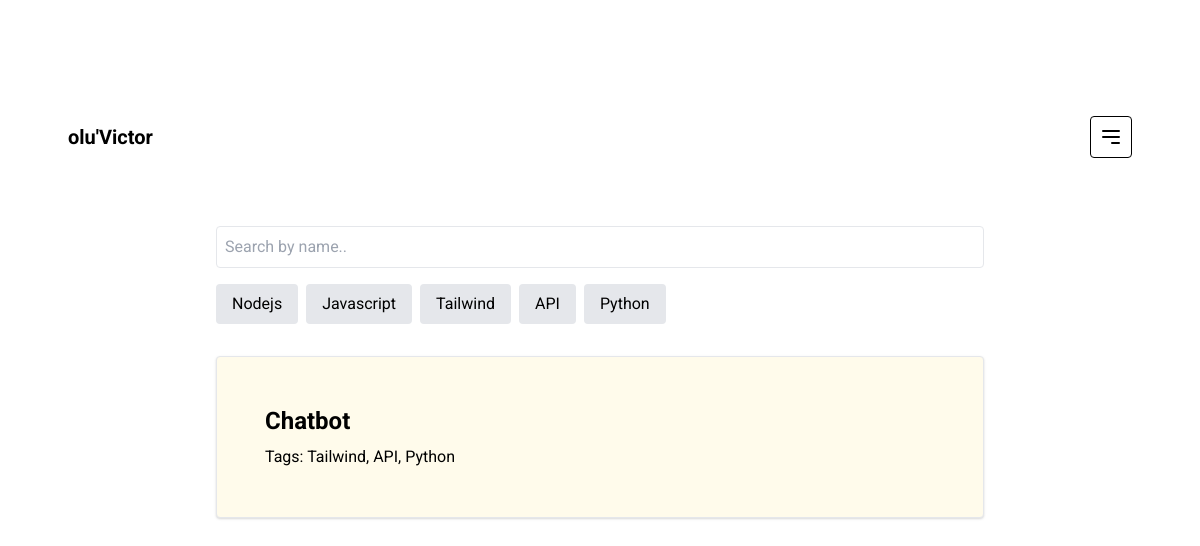
/projectlist/, run on an earlier commit of the app's database.
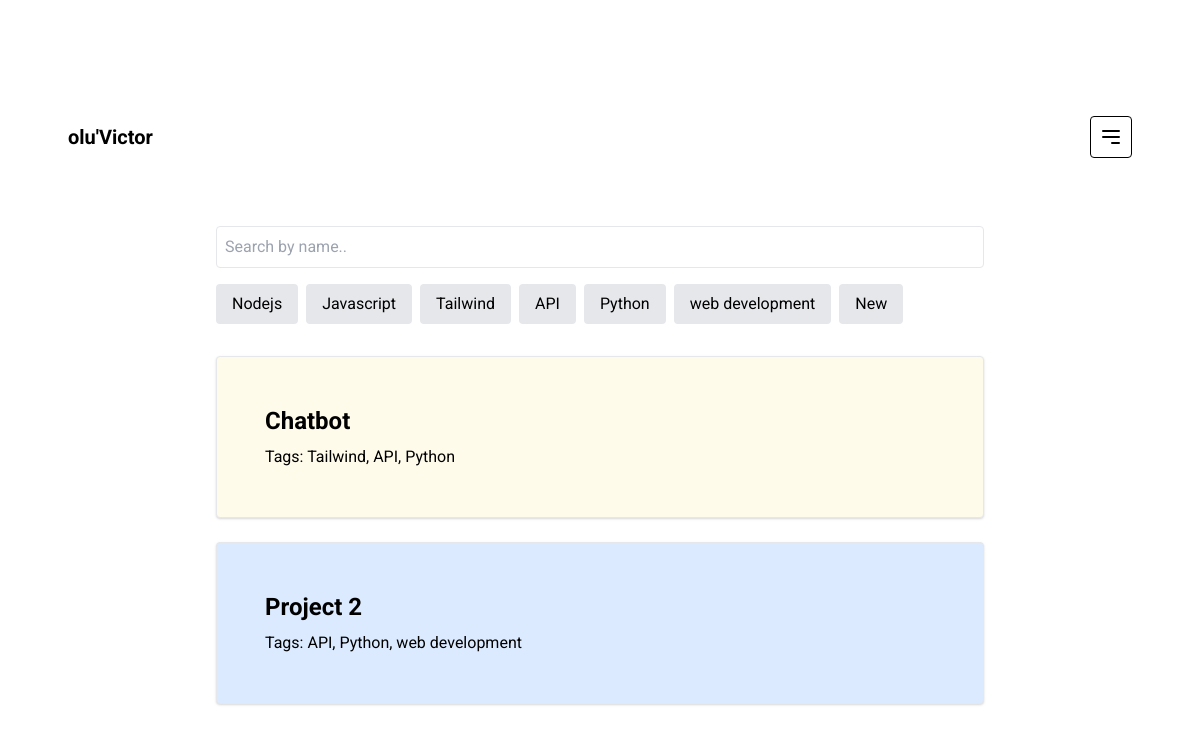
And on a later commit of the database.
### main/models.py (models this page shows, shortened)
class Tag(models.Model):
    name = models.CharField(max_length=100, unique=True)
    def __str__(self):
        return self.name

class Project(models.Model):
    title = models.CharField(max_length=200)
    description = models.TextField()
    tags = models.ManyToManyField(Tag, related_name="projects")
    link = models.URLField(max_length=200, blank=True)

### main/views.py (the view)
# urls.py: path('projectlist/', views.projectlist, name='projectlist'),
def projectlist(request):
    projects = Project.objects.prefetch_related('images').all()
    tags = Tag.objects.all()
    return render(request, 'projectlist.html', {'projects': projects, 'tags': tags})

### main/templates/projectlist.html (shortened to what this page needs)
{% load static %}
<!DOCTYPE html>
<html lang="en">
<head>
    <link href="https://cdn.jsdelivr.net/npm/tailwindcss@2.2.19/dist/tailwind.min.css" rel="stylesheet">
    <link href="https://cdnjs.cloudflare.com/ajax/libs/font-awesome/6.0.0-beta3/css/all.min.css" rel="stylesheet">
</head>
<body class="text-black p-12">
    <header class="container mx-auto mb-12 p-5 flex justify-between items-center max-w-6xl mt-12">
        <div>
            <a href="/"><span class="text-xl font-bold">olu'Victor</span></a>
        </div>
        <button id="menu-button" class="p-2 border border-black rounded hover:bg-gray-700">
            <svg id="menu-icon" class="w-6 h-6" fill="none" stroke="currentColor" viewBox="0 0 24 24" xmlns="http://www.w3.org/2000/svg">
                <path id="menu-path" stroke-linecap="round" stroke-linejoin="round" stroke-width="2" d="M4 6h16M4 12h16m-7 6h7"></path>
            </svg>
        </button>
    </header>
    {% block content %}
    <div class="container container mx-auto max-w-3xl min-h-screen my-8">
        <div class="filters mb-8">
            <input type="text" id="name-search" placeholder="Search by name.." class="w-full p-2 border rounded mb-4"/>
            <div class="tags-list flex flex-wrap gap-2">
                {% for tag in tags %}
                <button class="tag bg-gray-200 text-black px-4 py-2 rounded" data-tag="{{ tag.name|lower }}">{{ tag.name }}</button>
                {% endfor %}
            </div>
        </div>
        <div class="projects-list">
            {% for project in projects %}
            <div class="project flex justify-between p-12 border rounded mb-6 shadow {% cycle 'bg-yellow-50' 'bg-blue-100' 'bg-blue-100' %}" data-name="{{ project.title|lower }}" data-tags="{{ project.tags.all|join:', '|lower }}">
                <div>
                    <h2 class="text-2xl font-bold mb-2">
                        <a href="{% url 'project' project.id %}" class="">{{ project.title }}</a>
                    </h2>
                    <p class="">Tags: {{ project.tags.all|join:', ' }}</p>
                </div>
            </div>
            {% endfor %}
        </div>
    </div>
    {% endblock content %}
</body>
</html>

What changed in the data, as far as the page shows it:
added Tag: name "web development"
added Tag: name "New"
added Project: title "Project 2", tags.all "API, Python, web development"
